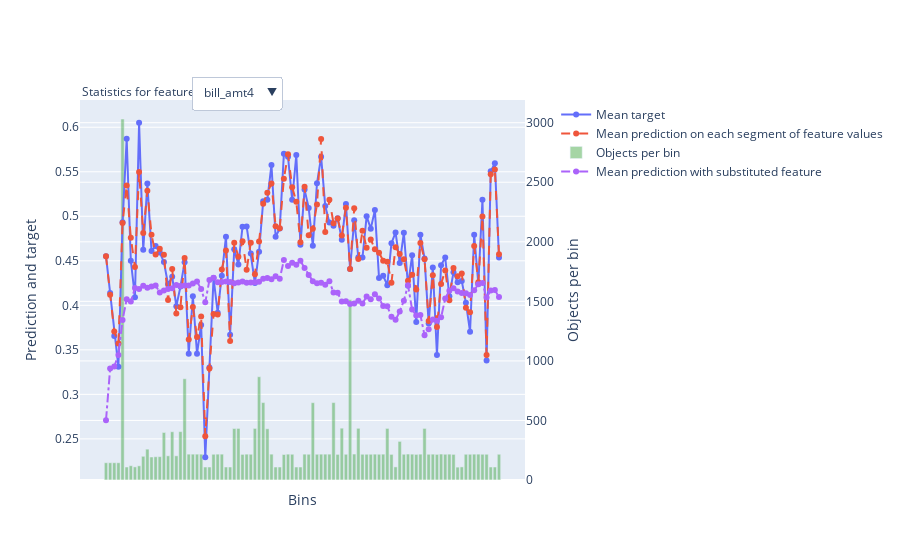

The notebook cell saved with this chart:
### Code cell
#Statistics per feature. Mean prediction is betweein 0 and 1
res = Modelcbloaded.calc_feature_statistics(X_train,
                                    y_train,
                                    feature=11,
                                    plot=True)
